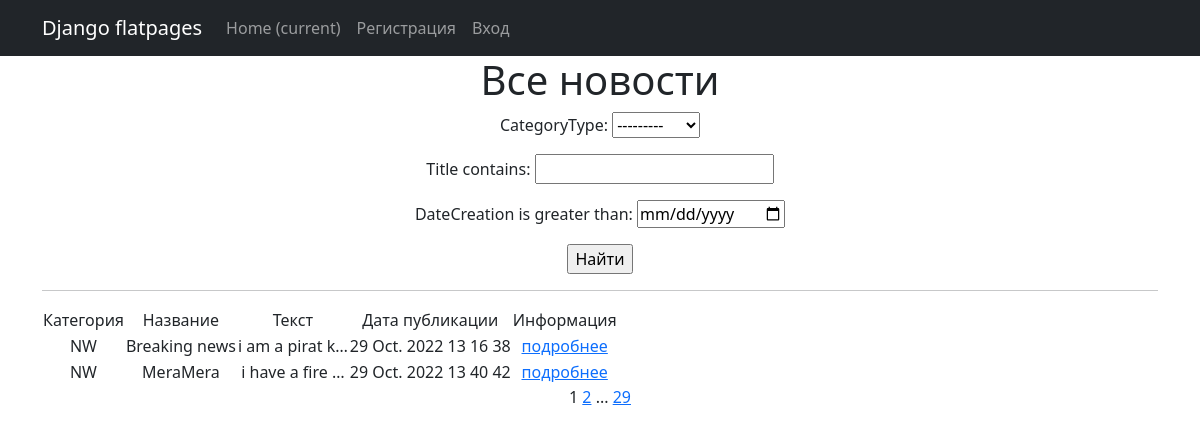
The app's page /news/search/ with its own data.
### news/models.py (models this page shows, shortened)
class Post(models.Model):
    author = models.ForeignKey(Author, on_delete=models.CASCADE)
    NEWS = "NW"
    ARTICLE = "AR"
    CATEGORY_CHOICES = (
        (NEWS, 'Новость'),
        (ARTICLE, 'Статья'),
    )
    categoryType = models.CharField(max_length=2, choices=CATEGORY_CHOICES, default=ARTICLE)
    dateCreation = models.DateTimeField(auto_now_add=True)
    postCategory = models.ManyToManyField(Category, through='PostCategory')
    title = models.CharField(max_length=128)
    text = models.TextField()
    rating = models.SmallIntegerField(default=0)

### news/views.py (the view)
# urls.py: path('search/', SearchPost.as_view(), name='search_post'),
class SearchPost(ListView):
    model = Post
    template_name = 'news/search.html'
    context_object_name = 'search'
    paginate_by = 2  # указываем количество записей на странице
    def get_queryset(self):
        queryset = super().get_queryset()
        self.filterset = PostFilter(self.request.GET, queryset)
        return self.filterset.qs
    def get_context_data(self, **kwargs):
        context = super().get_context_data(**kwargs)
        context['filterset'] = self.filterset
        return context

### news/templatetags/censor_filters.py (called while the page is built)
@register.filter()
def censor(value):
    bad_words = ('слова', 'казнью', 'логия')
    if not isinstance(value, str):
        raise TypeError(f"unresolved type '{type(value)}' expected  type 'str'")
    for word in value.split():
        if word.lower().strip(',') in bad_words:
            value = value.replace(word, f"{word[0]}{'*' * (len(word) - 1)}")
    return value

### news/templates/news/search.html (shortened to what this page needs)
{% extends 'default.html' %}
{% load censor_filters %}
{% load custom_tags %}
{% block content %}
<h1>Все новости</h1>
   <form action="" method="get">
       {{ filterset.form.as_p }}
       <input type="submit" value="Найти" />
   </form>
<hr>
{% if search %}
<table>
    <tr>
        <td>Категория</td>
        <td>Название</td>
        <td>Текст</td>
        <td>Дата публикации</td>
        <td>Информация</td>
    </tr>
    {% for a in search %}
    <tr>
        <td>{{ a.categoryType }}</td>
        <td>{{ a.title }}</td>
        <td>{{ a.text|truncatechars:15}}</td>
        <td>{{ a.dateCreation | date:'d M. Y H i s'}}</td>
        <td><a href="info/{{ a.id}}"> подробнее </a></td>
    </tr>
    {% endfor %}
</table>
{% else %}
<h2>Новостей нет!</h2>
{% endif %}
   {{ page_obj.number }}
   {% if page_obj.has_next %}
       <a href="?page={{ page_obj.next_page_number }}">{{ page_obj.next_page_number }}</a>
       {% if paginator.num_pages != page_obj.next_page_number %}
           ...
           <a href="?page={{ page_obj.paginator.num_pages }}">{{ page_obj.paginator.num_pages }}</a>
       {% endif %}
   {% endif %}
{% endblock content %}

### records on screen
Post: categoryType "NW", title "Breaking news", text "i am a pirat k…", dateCreation "29 Oct. 2022 13 16 38"
Post: categoryType "NW", title "MeraMera", text "i have a fire …", dateCreation "29 Oct. 2022 13 40 42"

### other values on screen
{{ page_obj.number }} "1"
{{ page_obj.next_page_number }} "2"
{{ page_obj.paginator.num_pages }} "29"
